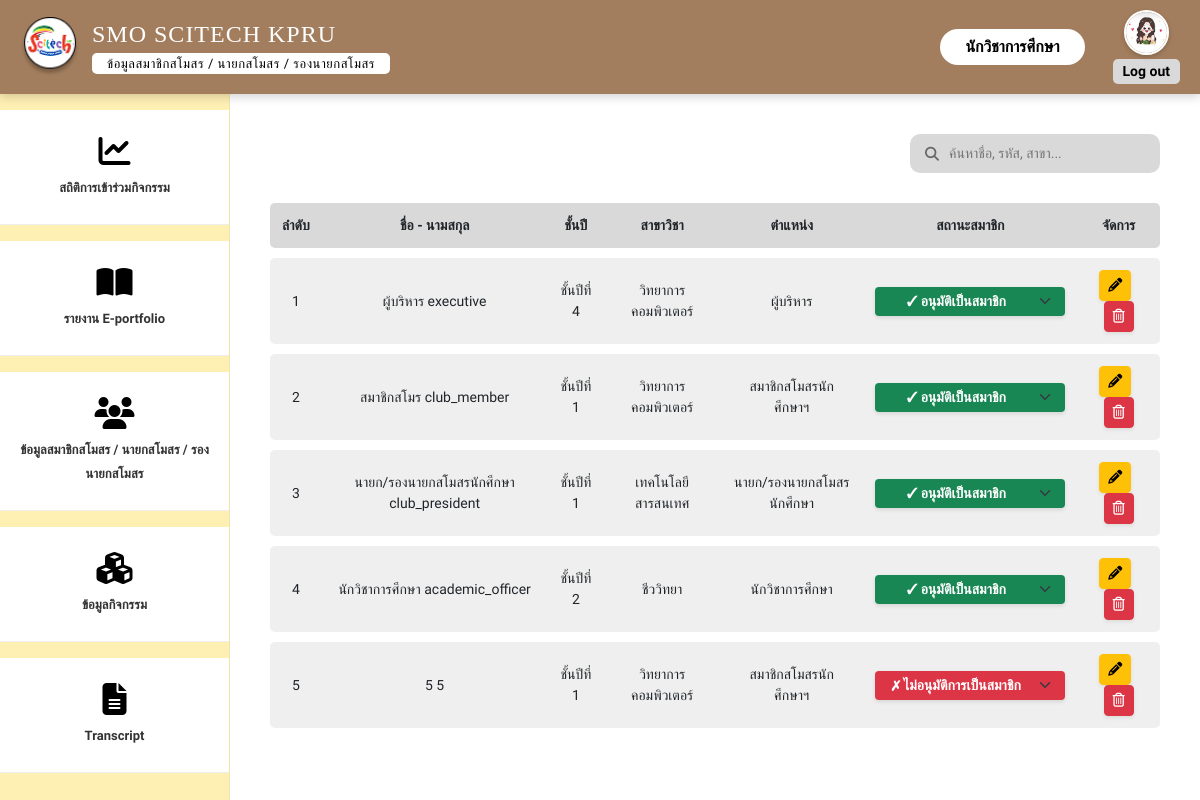
Page /admin_user_management.php (signed in) on the earlier database version.
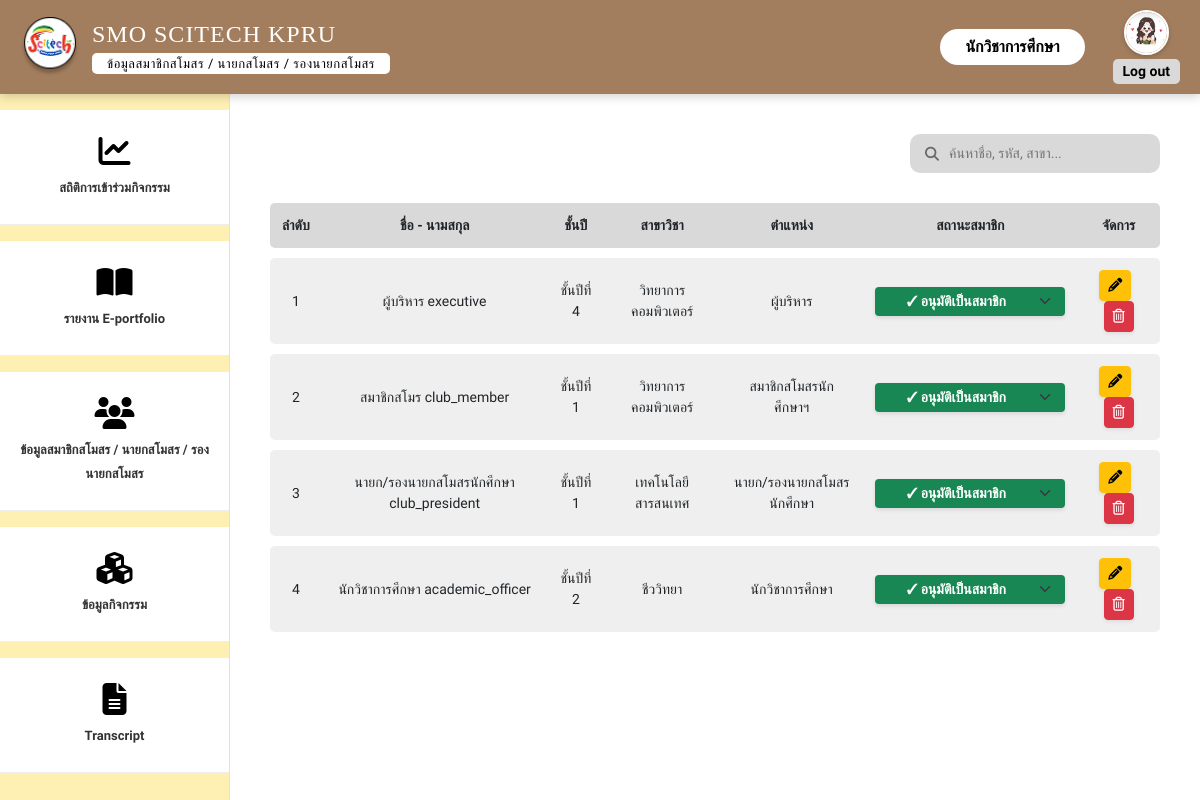
Same page on the later database version.
### tables this page shows
CREATE TABLE `users` (
  `user_id` int(11) NOT NULL,
  `first_name` varchar(100) NOT NULL,
  `last_name` varchar(100) NOT NULL,
  `profile_image` varchar(255) DEFAULT 'default.png',
  `idstudent` varchar(191) DEFAULT NULL,
  `email` varchar(255) DEFAULT NULL,
  `phone` varchar(20) DEFAULT NULL COMMENT 'เบอร์โทรศัพท์',
  `about_me` text DEFAULT NULL,
  `password` varchar(255) NOT NULL,
  `academic_year` varchar(4) DEFAULT NULL,
  `year_level` varchar(50) DEFAULT NULL,
  `department` varchar(100) DEFAULT NULL,
  `reset_token` varchar(255) DEFAULT NULL,
  `reset_expiry` datetime DEFAULT NULL,
  `status` enum('active','inactive') NOT NULL DEFAULT 'active',
  `userrole` enum('executive','academic_officer','club_president','club_member') DEFAULT NULL,
  `membership_status` enum('pending','member','no_member') NOT NULL DEFAULT 'pending',
  `created_at` timestamp NOT NULL DEFAULT current_timestamp(),
  `deleted_at` datetime DEFAULT NULL,
  `hard_skill_computer` varchar(255) DEFAULT NULL,
  `comp_level` varchar(50) DEFAULT NULL,
  `hard_skill_lang` varchar(255) DEFAULT NULL,
  `lang_listen` varchar(50) DEFAULT NULL,
  `lang_speak` varchar(50) DEFAULT NULL,
  `lang_read` varchar(50) DEFAULT NULL,
  `lang_write` varchar(50) DEFAULT NULL
);

### admin_user_management.php (the view, shortened to what the changed rows need)
<?php
require 'db.php';
$current_user_role = $_SESSION['userrole'];
$user_id = $_SESSION['user_id'];
$stmt_profile = $conn->prepare("SELECT profile_image FROM users WHERE user_id = ?");
$stmt_profile->bind_param("i", $user_id);
$stmt_profile->execute();
$res_profile = $stmt_profile->get_result();
$user_data = $res_profile->fetch_assoc();
$profile_image = !empty($user_data['profile_image']) ? $user_data['profile_image'] : 'default.png';
if ($current_user_role === 'academic_officer') {
    $sql = "SELECT user_id, idstudent, email, first_name, last_name, password, userrole, department, membership_status, academic_year, year_level, profile_image
            FROM users WHERE deleted_at IS NULL";
    $stmt = $conn->prepare($sql);
} else if ($current_user_role === 'club_president') {
    $sql = "SELECT user_id, idstudent, email, first_name, last_name, password, userrole, department, membership_status, academic_year, year_level, profile_image
            FROM users WHERE deleted_at IS NULL AND userrole = 'club_member'";
    $stmt = $conn->prepare($sql);
}
$stmt->execute();
$result = $stmt->get_result();
$role_names = [
    'executive'         => 'ผู้บริหาร',
    'academic_officer'  => 'นักวิชาการศึกษา',
    'club_president'    => 'นายก/รองนายกสโมสรนักศึกษา',
    'club_member'       => 'สมาชิกสโมสรนักศึกษาฯ'
];
?>
<!DOCTYPE html>
<html lang="th">
<head>
    <link href="https://cdn.jsdelivr.net/npm/bootstrap@5.3.0/dist/css/bootstrap.min.css" rel="stylesheet">
    <link href="https://cdnjs.cloudflare.com/ajax/libs/font-awesome/6.4.0/css/all.min.css" rel="stylesheet">
</head>
<body>
    <div class="wrapper">
        <nav class="top-navbar">
            <div class="d-flex align-items-center">
                <div class="logout-area">
                    <a href="user_management.php">
                        <img src="uploads/profiles/<?php echo htmlspecialchars($profile_image); ?>" alt="Profile"
                            style="width: 45px; height: 45px; border-radius: 50%; object-fit: cover; border: 2px solid white; box-shadow: 0 2px 5px rgba(0,0,0,0.2);">
                    </a>
                </div>
            </div>
        </nav>
        <div class="main-wrapper">
            <main class="content-area">
                <div class="table-responsive w-100">
                    <table class="custom-table" id="memberTable">
                        <thead>
                            <tr>
                                <th>ลำดับ</th>
                                <th>ชื่อ - นามสกุล</th>
                                <th>ชั้นปี</th>
                                <th>สาขาวิชา</th>
                                <th>ตำแหน่ง</th>
                                <th>สถานะสมาชิก</th>
                                <th>จัดการ</th>
                            </tr>
                        </thead>
                        <tbody>
                            <?php
            if ($result->num_rows > 0) {
                $ลำดับ = 1;
                while ($row = $result->fetch_assoc()) {
                    $role_key = $row['userrole'];
                    $display_role = isset($role_names[$role_key]) ? $role_names[$role_key] : $role_key;
                    $full_name = $row['first_name'] . " " . $row['last_name'];
                    $status_val = $row['membership_status'];
                    $select_class = '';
                    if ($status_val === 'member') {
                        $select_class = 'bg-success text-white';
                    } else if ($status_val === 'no_member') {
                        $select_class = 'bg-danger text-white';
                    } else {
                        $select_class = 'bg-warning text-dark';
                    }
                    $status_html = "
                        <select class='form-select form-select-sm status-select {$select_class} mx-auto'
                                data-user-id='{$row['user_id']}' style='width: 190px;'>
                            <option value='pending' class='bg-white text-dark' " . ($status_val == 'pending' ? 'selected' : '') . ">รอพิจารณา</option>
                            <option value='member' class='bg-white text-dark' " . ($status_val == 'member' ? 'selected' : '') . ">✓ อนุมัติเป็นสมาชิก</option>
                            <option value='no_member' class='bg-white text-dark' " . ($status_val == 'no_member' ? 'selected' : '') . ">✗ ไม่อนุมัติการเป็นสมาชิก</option>
                        </select>
                    ";
                    echo "<tr>
                            <td>" . $ลำดับ++ . "</td>
                            <td>" . htmlspecialchars($full_name) . "</td>
                            <td>" . htmlspecialchars($row['year_level']) . "</td>
                            <td>" . htmlspecialchars($row['department']) . "</td>
                            <td>" . htmlspecialchars($display_role) . "</td>
                            <td>" . $status_html . "</td>
                            <td>
                                <a href='edit_user.php?user_id={$row['user_id']}' class='btn btn-warning btn-sm shadow-sm' title='แก้ไข'>
                                    <i class='fa-solid fa-pencil'></i>
                                </a>
                                &nbsp;
                                <a href='#' class='btn btn-danger btn-sm delete-btn shadow-sm' data-id='{$row['user_id']}' title='ลบ'>
                                    <i class='fa-regular fa-trash-can'></i>
                                </a>
                            </td>
                          </tr>";
                }
            }
            ?>
                        </tbody>
                    </table>
                </div>
            </main>
        </div>
    </div>
</body>
</html>

Differences in the rows shown:
removed users: full_name "5 5", year_level "ชั้นปีที่ 1", department "วิทยาการคอมพิวเตอร์", userrole "สมาชิกสโมสรนักศึกษาฯ", membership_status+user_id "✗ ไม่อนุมัติการเป็นสมาชิก"
